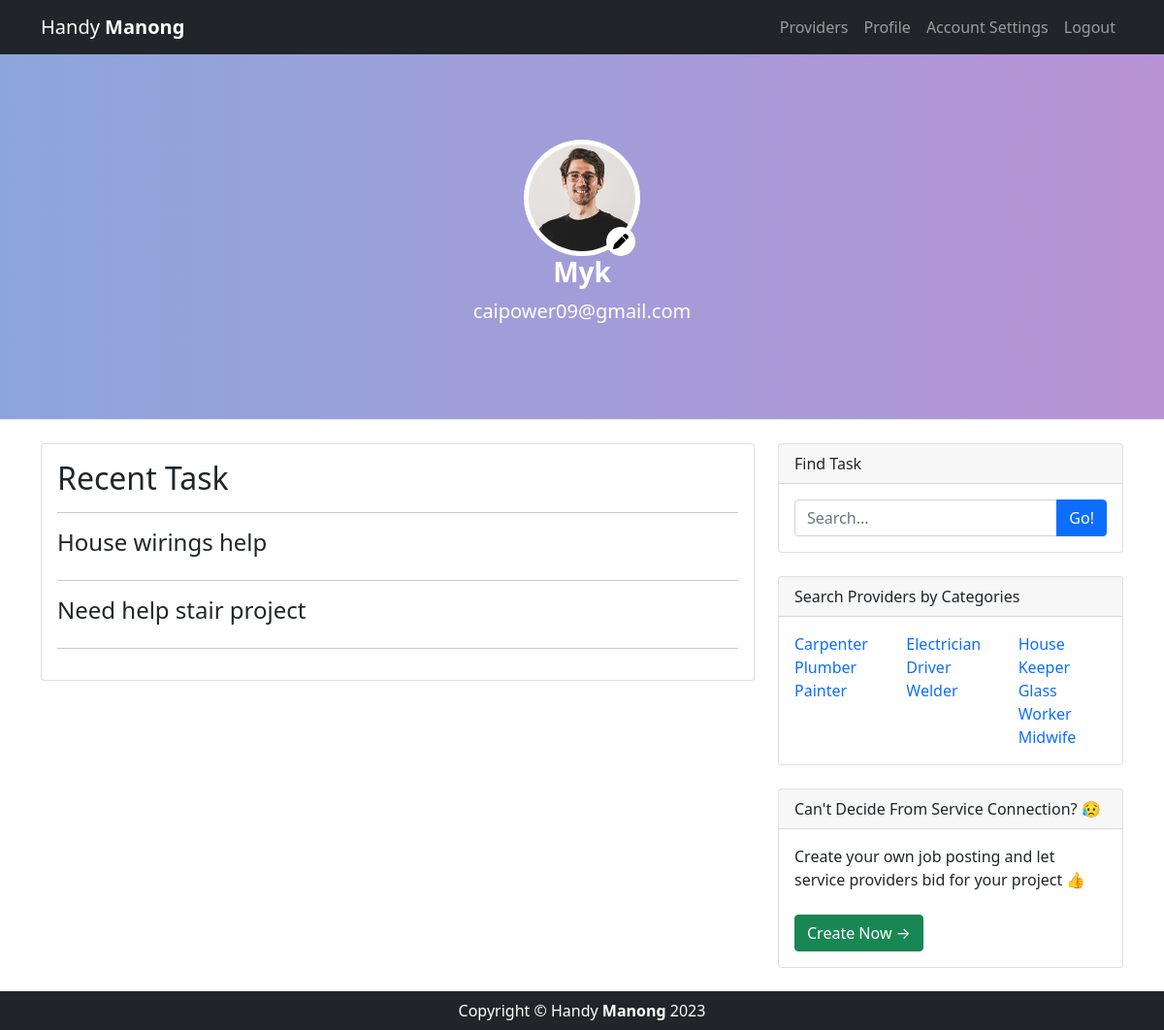
Page /home/profile.php (signed in) on the earlier database version.
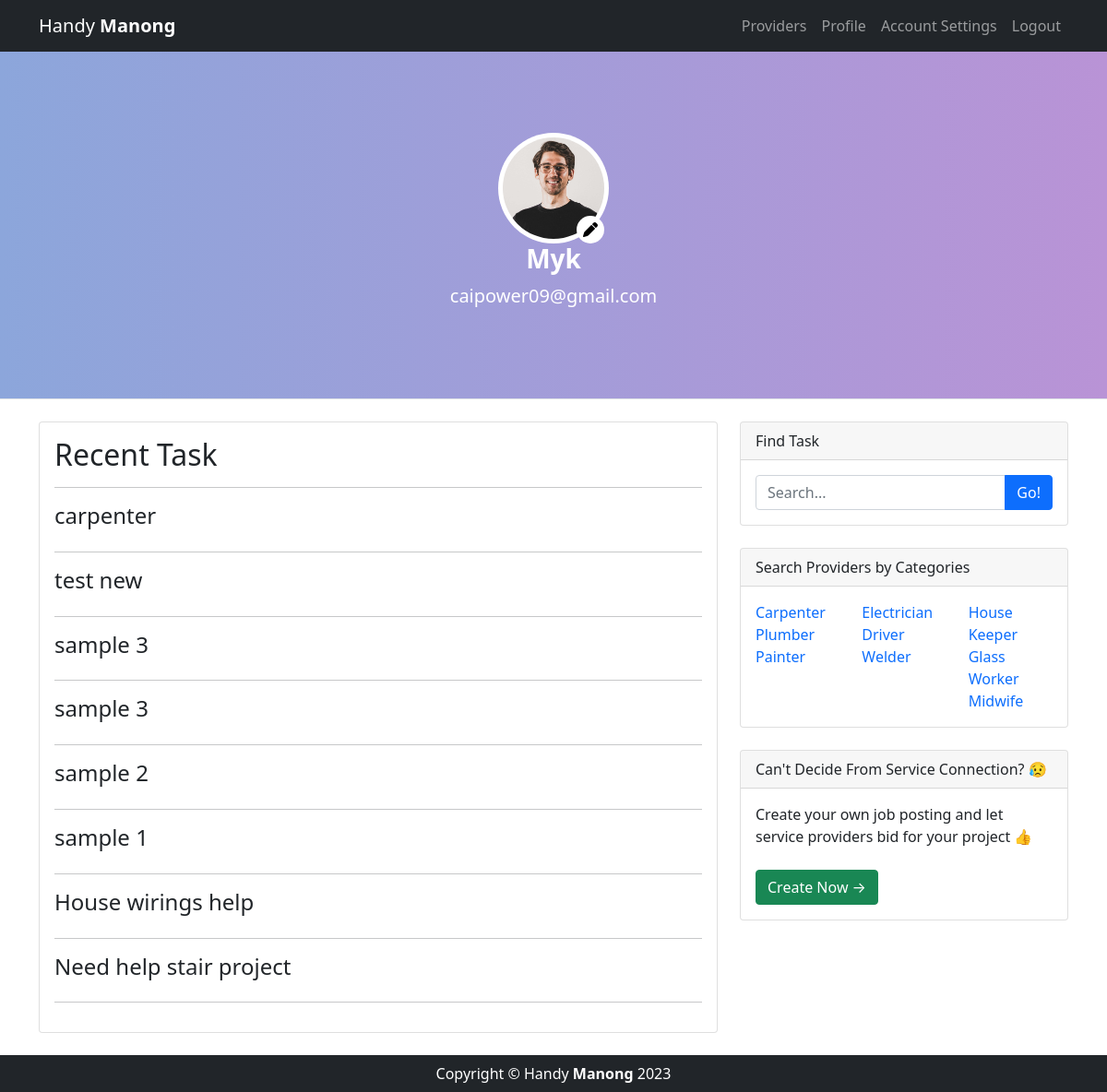
Same page on the later database version.
### tables this page shows
CREATE TABLE `tbl_finder` (
  `finder_id` int(128) NOT NULL,
  `finder_name` varchar(128) NOT NULL,
  `finder_email` varchar(128) NOT NULL,
  `finder_password` varchar(128) NOT NULL
);

CREATE TABLE `tbl_task` (
  `id` int(128) NOT NULL,
  `task_finder` varchar(128) NOT NULL,
  `task_category` varchar(128) NOT NULL,
  `task_status` varchar(128) NOT NULL DEFAULT 'Pending',
  `task_desc` varchar(128) NOT NULL,
  `task_provider` int(128) DEFAULT NULL,
  `task_date` date NOT NULL DEFAULT current_timestamp(),
  `task_location` varchar(128) NOT NULL,
  `task_title` varchar(128) NOT NULL
);

### home/profile.php (the view, shortened to what the changed rows need)
<!DOCTYPE html>
<html lang="en">
    <head>
        <link href="styles.css" rel="stylesheet" />
        <link href="main.css" rel="stylesheet" />
    </head>
    <body>
        <header class="mt-5 py-5 bg-light border-bottom mb-4 text-white">
            <div class="container">
                <div class="text-center my-5">
                    <div class="profile"><img src="../assets/images/team-6.jpg" alt="" srcset="">
                        <?php
                            if(empty($_GET['uid'])){
                        ?>
                        <a href="account.php">
                        </a>
                        <?php
                            }else{
                            }
                        ?>
                    </div>
                    <?php
                        require_once "../includes/connect.php";
                        if(empty($_GET['uid'])){
                            $id = $_SESSION["id"];
                            $sql = "SELECT * FROM tbl_finder WHERE finder_id = $id";
                        }else{
                            $id = $_GET['uid'];
                            $sql = "SELECT * FROM tbl_provider WHERE id = $id";
                        }
                        $result = mysqli_query($conn, $sql);
                        $num = mysqli_num_rows($result);
                        if(empty($num)){
                            header("location: ../auth/signin.php?error=loginrequired");
                        }
                        else{
                            while($row = mysqli_fetch_array($result)){
                    ?>
                    <h3 class="fw-bolder">
                        <?php
                            if(empty($_GET['uid'])){
                                echo $row["finder_name"];
                            }else{
                                echo $row["prov_firstname"]." ".$row["prov_lastname"];
                            }
                        ?>
                    </h3>
                    <p class="lead mb-3">
                        <?php
                            if(empty($_GET['uid'])){
                                echo $row["finder_email"];
                            }else{
                                echo $row["prov_email"];
                            }
                        ?>
                    </p>
                    <?php
                            }
                        };
                    ?>
                </div>
            </div>
        </header>
        <div class="container">
            <div class="row">
                <div class="col-lg-8">
                    <?php
                    if(isset($_POST["search"])){
                        echo "<h2 class=\"card-title\">Task</h2>";
                    echo "<div class=\"row row-cols-1 row-cols-md-2\">";
                            require_once "../includes/connect.php";
                            $id = $_SESSION["id"];
                            $search = $_POST['search'];
                            $sql = "SELECT * FROM `tbl_task` WHERE ((task_title LIKE '%$search%') OR (task_desc LIKE '%$search%')) AND task_finder = $id ORDER BY id DESC";
                            $result = mysqli_query($conn, $sql);
                                $num = mysqli_num_rows($result);
                                if($num == 0) {
                                    echo "<i mb-5>No related task to show.</i>";
                                }else{
                                    while($row = mysqli_fetch_array($result)){
                                        echo "<div class=\"col\">";
                                        echo "<div class=\"card mb-4\">";
                                        echo "<div class=\"card-body\">";
                                        $date=date_create($row['task_date']);
                                        echo "<h2 class=\"card-title h4\">".$row['task_title']."</h2>";
                                        echo "<div class=\"small text-muted\">".date_format($date,"F d, Y")."</div>";
                                        if($row['task_status']=='Pending'){
                                            echo "<span class=\"badge rounded-pill bg-warning text-dark\">".$row['task_status']."</span>";
                                        }elseif($row['task_status']=='Assigned'){
                                            echo "<span class=\"badge rounded-pill bg-info text-dark\">".$row['task_status']."</span>";
                                        }elseif($row['task_status']=='Rejected'){
                                            echo "<span class=\"badge rounded-pill bg-danger\">".$row['task_status']."</span>";
                                        }elseif($row['task_status']=='Done'){
                                            echo "<span class=\"badge rounded-pill bg-success\">".$row['task_status']."</span>";
                                        }else{
                                            header("location: finder.php?error=undefine");
                                        }
                                        echo "<p class=\"card-text related\">".$row['task_desc']."</p>";
                                        echo "<a class=\"btn btn-primary\" href=\"task-view.php?uid=".$_SESSION["id"]."&tid=".$row['id']."&category=".$row['task_category']."\">Learn more →</a>";
                                        echo "</div>";
                                        echo "</div>";
                                        echo "</div>";
                                    }
                                }
                    echo "</div>";
                    }else{
                        echo "<div class=\"card mb-4\">";
                        echo "<div class=\"card-body\">";
                            echo "<h2 class=\"card-title\">Recent Task</h2>";
                            echo "<hr>";
                                require_once "../includes/connect.php";
                                $id = $_SESSION["id"];
                                $sql = "SELECT * FROM `tbl_task` WHERE task_finder = $id ORDER BY id DESC";
                                $result = mysqli_query($conn, $sql);
                                $num = mysqli_num_rows($result);
                                if($num == 0) {
                                    echo "<i>No related task.</i>";
                                }else{
                                    while($row = mysqli_fetch_array($result)){
                                       echo "<div class=\"prof_tasks\">";
                                       echo "<h2 class=\"card-title h4 position-relative\">".stripslashes($row['task_title'])."</h2>";
                                       echo "</div>";
                                       echo "<hr/>";
                                    }
                                }
                        echo"</div>";
                    echo "</div>";
                    }
                    ?>
                </div>
            </div>
        </div>
    </body>
</html>

Differences in the rows shown:
added tbl_task: task_title "carpenter"
added tbl_task: task_title "test new"
added tbl_task: task_title "sample 3"
added tbl_task: task_title "sample 3"
added tbl_task: task_title "sample 2"
added tbl_task: task_title "sample 1"
